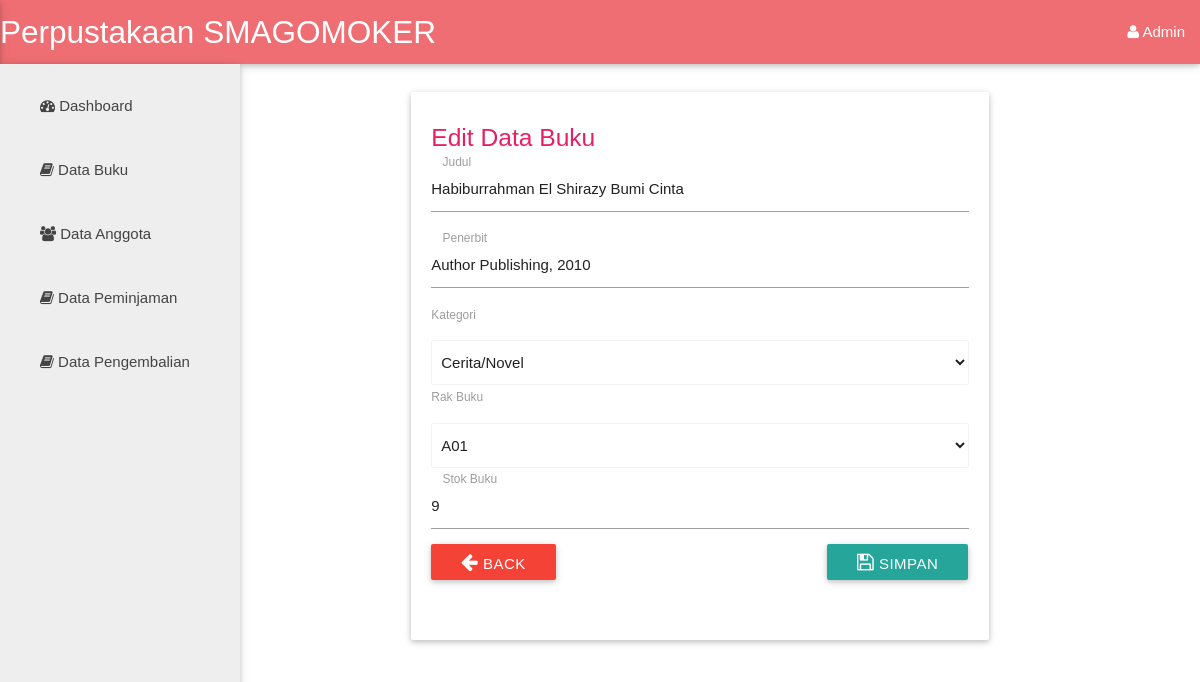
The page /edit.php?id_buku=1 (signed in) on the database its author committed.
### tables this page shows
CREATE TABLE `buku` (
  `id_buku` int(11) NOT NULL,
  `nama_buku` varchar(50) NOT NULL,
  `penerbit` varchar(50) NOT NULL,
  `id_kategori` int(11) NOT NULL,
  `id_rak` int(11) NOT NULL,
  `stok_buku` int(11) NOT NULL
);

CREATE TABLE `kategori` (
  `id_kategori` int(11) NOT NULL,
  `nama_kategori` varchar(30) NOT NULL
);

CREATE TABLE `rak_buku` (
  `id_rak` int(11) NOT NULL,
  `tempat` varchar(10) NOT NULL
);

### edit.php (the view, shortened to what this page needs)
<?php
	if (isset($_SESSION['admin'])) {
?>
<?php include "templates/header.php" ?>
<div class="row">
	<div class="col s2">
		<ul id="nav-mobile" class="sidebar side-nav fixed grey lighten-3">
			<li><a href="index.php"><i class="fa fa-dashboard"></i> Dashboard</a></li>
			<li><a href="buku.php"><i class="fa fa-book"></i> Data Buku</a></li>
			<li><a href="anggota.php"><i class="fa fa-users"></i> Data Anggota</a></li>
      		<li><a href="pinjam.php"><i class="fa fa-book"></i> Data Peminjaman</a></li>
      		<li><a href="kembali.php"><i class="fa fa-book"></i> Data Pengembalian</a></li>
		</ul>
	</div>
</div>
 <div class="row">
 <div class="col m6 offset-m4">
	<div class="card">
		<div class="card-content">
			<h5 class="pink-text">Edit Data Buku</h5>
			<div class="row">
				<?php
                    require_once 'db/koneksi.php';
                    $id_buku = $_GET['id_buku'];
                    $query = mysqli_query($dbConn, "SELECT * FROM buku where id_buku='$id_buku'");
                    while ($q=mysqli_fetch_array($query)) {
                ?>
				<form action="prosesedit.php" method="post">
				  	<div class="input-field">
				  		<input type="text" value="<?php echo $q['nama_buku'] ?>" name="nama_buku" class="validate" required>
				  		<label for="">Judul</label>
				  	</div>
				  	<div class="input-field">
				  		<input type="text" value="<?php echo $q['penerbit'] ?>" name="penerbit" class="validate" required>
				  		<label for="">Penerbit</label>
				  	</div>
				  		<label for="">Kategori</label>
				  	<div class="input-field">
				  		<select class="browser-default" name="kategori">
				  			<?php
				  				$sql = "SELECT * FROM kategori";
				  				$query = mysqli_query($dbConn, $sql);
				  				while ($data = mysqli_fetch_array($query)) {
				  			 ?>
								<option value="<?php echo $data['id_kategori']; ?>" <?php if ($data['id_kategori'] == $q['id_kategori']): echo "selected"; ?>
								<?php endif ?>><?php echo $data['nama_kategori'];  ?></option>
				  		<?php } ?>
				  		</select>
				  	</div>
				  		<label for="">Rak Buku</label>
				  	<div class="input-field">
				  		<select class="browser-default" name="rak_buku">
				  		<?php
				  				$sql = "SELECT * FROM rak_buku";
				  				$query = mysqli_query($dbConn, $sql);
				  				while ($data = mysqli_fetch_array($query)) {
				  			 ?>
								<option value="<?php echo $data['id_rak']; ?>" <?php if ($data['id_rak'] == $q['id_rak']): echo "selected"; ?>
								<?php endif ?>"><?php echo $data['tempat'];  ?></option>
				  			 <?php } ?>
				  		</select>
				  	</div>
				  	<div class="input-field">
				  		<input type="text" value="<?php echo $q['stok_buku'] ?>" name="stok_buku" class="validate" required>
				  		<label for="">Stok Buku</label>
				  	</div>
				  	<div class="row">
				  		<a href="buku.php" class="btn waves-effect waves-light red"><i class="fa fa-arrow-left"></i> Back</a>
				  		<button class="btn waves-effect waves-light right" name="simpan" type="submit"><i class="fa fa-save"></i> Simpan</button>
				  	</div>
				</form>
				<?php } ?>
			</div>
		</div>
	</div>
 </div>
 </div>
 <?php include "templates/footer.php" ?>
<?php }
	else{
		header("location:login.php");
	}
 ?>

### css/style.css (style rules this page uses)
* { margin: 0; padding: 0; }
.sidebar { position: fixed; top: 64px; bottom: 0; left: 0; z-index: 1000; display: block; padding: 10px; overflow-x: hidden; overflow-y: auto; background-color: teal; border-right: 1px solid #eee; }

### css/modal.css (style rules this page uses)
body { font-family: Arial, Helvetica, sans-serif; }

### rows shown on the page
buku: nama_buku "Habiburrahman El Shirazy Bumi Cinta", penerbit "Author Publishing, 2010", kategori "Cerita/Novel", rak_buku "A01", stok_buku "9"
